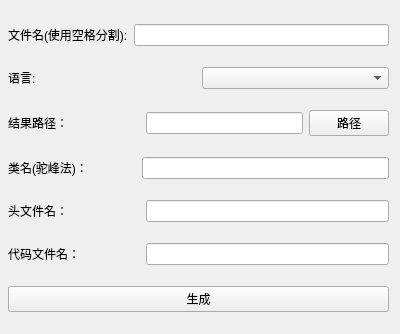
<?xml version="1.0" encoding="UTF-8"?>
<ui version="4.0">
 <class>code_file_template</class>
 <widget class="QWidget" name="code_file_template">
  <property name="geometry">
   <rect>
    <x>0</x>
    <y>0</y>
    <width>400</width>
    <height>334</height>
   </rect>
  </property>
  <property name="windowTitle">
   <string>Form</string>
  </property>
  <widget class="QWidget" name="verticalLayoutWidget">
   <property name="geometry">
    <rect>
     <x>8</x>
     <y>9</y>
     <width>381</width>
     <height>321</height>
    </rect>
   </property>
   <layout class="QVBoxLayout" name="verticalLayout">
    <item>
     <layout class="QHBoxLayout" name="horizontalLayout">
      <item>
       <widget class="QLabel" name="label">
        <property name="text">
         <string>文件名(使用空格分割):</string>
        </property>
       </widget>
      </item>
      <item>
       <widget class="QLineEdit" name="line_edit_obj"/>
      </item>
     </layout>
    </item>
    <item>
     <layout class="QHBoxLayout" name="horizontalLayout_8">
      <item>
       <widget class="QLabel" name="label_6">
        <property name="text">
         <string>语言:</string>
        </property>
       </widget>
      </item>
      <item>
       <widget class="QComboBox" name="combo_box_language"/>
      </item>
     </layout>
    </item>
    <item>
     <layout class="QHBoxLayout" name="horizontalLayout_2">
      <item>
       <widget class="QLabel" name="label_2">
        <property name="text">
         <string>结果路径：　　　　　　</string>
        </property>
       </widget>
      </item>
      <item>
       <widget class="QLineEdit" name="line_edit_dest_dir"/>
      </item>
      <item>
       <widget class="QPushButton" name="btn_choose_dir">
        <property name="text">
         <string>路径</string>
        </property>
       </widget>
      </item>
     </layout>
    </item>
    <item>
     <layout class="QHBoxLayout" name="horizontal_layout_class_name_2">
      <item>
       <widget class="QLabel" name="label_7">
        <property name="text">
         <string>类名(驼峰法)：　　　　</string>
        </property>
       </widget>
      </item>
      <item>
       <widget class="QLineEdit" name="line_edit_class_name"/>
      </item>
     </layout>
    </item>
    <item>
     <layout class="QHBoxLayout" name="horizontalLayout_4">
      <item>
       <widget class="QLabel" name="label_4">
        <property name="text">
         <string>头文件名：　　　　　　</string>
        </property>
       </widget>
      </item>
      <item>
       <widget class="QLineEdit" name="line_edit_header_file"/>
      </item>
     </layout>
    </item>
    <item>
     <layout class="QHBoxLayout" name="horizontalLayout_3">
      <item>
       <widget class="QLabel" name="label_3">
        <property name="text">
         <string>代码文件名：　　　　　</string>
        </property>
       </widget>
      </item>
      <item>
       <widget class="QLineEdit" name="line_edit_source_file"/>
      </item>
     </layout>
    </item>
    <item>
     <layout class="QHBoxLayout" name="horizontalLayout_5">
      <item>
       <widget class="QPushButton" name="btn_generate">
        <property name="text">
         <string>生成</string>
        </property>
       </widget>
      </item>
     </layout>
    </item>
   </layout>
  </widget>
 </widget>
 <resources/>
 <connections/>
</ui>
